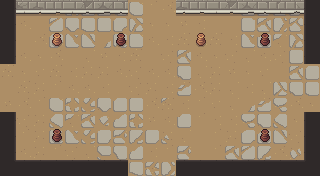

This is a level from a 2D game, rendered from its Tiled map with the project's own tilesets. A one-line summary and the complete map file follow:
An orthogonal 20x11 tile map with 16x16 px tiles, 6 tile layers (ground, dressing, decor, walls, ...), 3 tilesets and 12 objects (5x ENTRY, 5x ENEMY, 2x PROP).

<map version="1.10" tiledversion="1.10.2" orientation="orthogonal" renderorder="right-down" width="20" height="11" tilewidth="16" tileheight="16" infinite="0" nextlayerid="8" nextobjectid="13">
 <tileset firstgid="1" name="wall" tilewidth="16" tileheight="16" tilecount="176" columns="11">
  <image source="../../../gfx/tiles/crypt/walls_floor.png" width="176" height="256" />
 </tileset>
 <tileset firstgid="177" name="slabs" tilewidth="16" tileheight="16" tilecount="207" columns="9">
  <image source="../../../gfx/tiles/crypt/slabs.png" width="144" height="368" />
 </tileset>
 <tileset firstgid="384" name="objects" tilewidth="16" tileheight="16" tilecount="384" columns="24">
  <image source="../../../gfx/tiles/crypt/objects.png" width="384" height="256" />
 </tileset>
 <layer id="1" name="ground" width="20" height="11">
  <data encoding="csv">
152,161,160,372,366,331,375,330,330,161,151,156,161,152,156,361,354,356,347,377,
164,159,162,351,358,333,334,342,355,153,153,152,160,162,162,339,356,366,353,357,
152,162,151,342,375,350,381,349,336,159,160,163,159,163,160,375,331,372,355,377,
162,159,153,151,162,156,152,160,163,162,158,356,159,153,158,156,159,158,334,364,
163,153,164,163,160,157,157,159,158,159,159,346,156,157,152,153,164,162,356,345,
162,163,157,161,159,159,160,162,158,157,160,376,151,157,156,160,156,352,346,338,
152,151,161,330,383,363,358,340,334,151,364,160,161,164,156,381,376,378,151,153,
162,158,157,369,372,356,370,377,383,152,159,331,161,160,160,378,346,369,153,163,
161,161,157,375,375,363,337,354,380,332,373,156,162,161,157,347,344,350,158,161,
358,159,157,161,158,156,379,359,377,160,161,354,162,161,356,351,380,151,367,376,
156,164,164,156,156,160,377,359,335,382,371,153,156,330,156,347,377,375,342,378
</data>
 </layer>
 <layer id="2" name="dressing" width="20" height="11">
  <data encoding="csv">
0,0,0,0,0,0,0,0,0,0,0,0,0,0,0,0,0,0,0,0,
0,0,0,0,0,0,0,0,0,0,0,0,0,0,0,0,0,0,0,0,
0,0,0,0,0,0,0,0,0,0,0,0,0,0,0,0,0,0,0,0,
0,0,0,0,0,0,0,0,0,0,0,0,0,0,0,0,0,0,0,0,
0,0,0,0,0,0,0,0,0,0,0,0,0,0,0,0,0,0,0,0,
0,0,0,0,0,0,0,0,0,0,0,0,0,0,0,0,0,0,0,0,
0,0,0,0,0,0,0,0,0,0,0,0,0,0,0,0,0,0,0,0,
0,0,0,0,0,0,0,0,0,0,0,0,0,0,0,0,0,0,0,0,
0,0,0,0,0,0,0,0,0,0,0,0,0,0,0,0,0,0,0,0,
0,0,0,0,0,0,0,0,0,0,0,0,0,0,0,0,0,0,0,0,
0,0,0,0,0,0,0,0,0,0,0,0,0,0,0,0,0,0,0,0
</data>
 </layer>
 <layer id="3" name="decor" width="20" height="11">
  <data encoding="csv">
0,0,0,0,0,0,0,0,0,0,0,0,0,0,0,0,0,0,0,0,
0,0,0,0,0,0,0,0,0,0,0,0,0,0,0,0,0,0,0,0,
0,0,0,0,0,0,0,0,0,0,0,0,0,0,0,0,0,0,0,0,
0,0,0,0,0,0,0,0,0,0,0,0,0,0,0,0,0,0,0,0,
0,0,0,0,0,0,0,0,0,0,0,0,0,0,0,0,0,0,0,0,
0,0,0,0,0,0,0,0,0,0,0,0,0,0,0,0,0,0,0,0,
0,0,0,0,0,0,0,0,0,0,0,0,0,0,0,0,0,0,0,0,
0,0,0,0,0,0,0,0,0,0,0,0,0,0,0,0,0,0,0,0,
0,0,0,0,0,0,0,0,0,0,0,0,0,0,0,0,0,0,0,0,
0,0,0,0,0,0,0,0,0,0,0,0,0,0,0,0,0,0,0,0,
0,0,0,0,0,0,0,0,0,0,0,0,0,0,0,0,0,0,0,0
</data>
 </layer>
 <layer id="4" name="walls" width="20" height="11">
  <data encoding="csv">
123,196,197,198,199,200,201,202,0,0,0,197,198,199,200,201,202,203,195,125,
123,0,0,0,0,0,0,0,0,0,0,0,0,0,0,0,0,0,0,125,
123,0,0,0,0,0,0,0,0,0,0,0,0,0,0,0,0,0,0,125,
123,0,0,0,0,0,0,0,0,0,0,0,0,0,0,0,0,0,0,125,
0,0,0,0,0,0,0,0,0,0,0,0,0,0,0,0,0,0,0,0,
0,0,0,0,0,0,0,0,0,0,0,0,0,0,0,0,0,0,0,0,
0,0,0,0,0,0,0,0,0,0,0,0,0,0,0,0,0,0,0,0,
123,0,0,0,0,0,0,0,0,0,0,0,0,0,0,0,0,0,0,125,
123,0,0,0,0,0,0,0,0,0,0,0,0,0,0,0,0,0,0,125,
123,0,0,0,0,0,0,0,0,0,0,0,0,0,0,0,0,0,0,125,
134,135,135,135,135,135,135,135,0,0,0,135,135,135,135,135,135,135,135,136
</data>
 </layer>
 <layer id="5" name="props" width="20" height="11">
  <data encoding="csv">
0,0,0,0,0,0,0,0,0,0,0,0,0,0,0,0,0,0,0,0,
0,0,0,0,0,0,0,0,0,0,0,0,0,0,0,0,0,0,0,0,
0,0,0,472,0,0,0,448,0,0,0,0,472,0,0,0,448,0,0,0,
0,0,0,0,0,0,0,0,0,0,0,0,0,0,0,0,0,0,0,0,
0,0,0,0,0,0,0,0,0,0,0,0,0,0,0,0,0,0,0,0,
0,0,0,0,0,0,0,0,0,0,0,0,0,0,0,0,0,0,0,0,
0,0,0,0,0,0,0,0,0,0,0,0,0,0,0,0,0,0,0,0,
0,0,0,0,0,0,0,0,0,0,0,0,0,0,0,0,0,0,0,0,
0,0,0,448,0,0,0,0,0,0,0,0,0,0,0,0,448,0,0,0,
0,0,0,0,0,0,0,0,0,0,0,0,0,0,0,0,0,0,0,0,
0,0,0,0,0,0,0,0,0,0,0,0,0,0,0,0,0,0,0,0
</data>
 </layer>
 <layer id="6" name="overhead" width="20" height="11">
  <data encoding="csv">
0,0,0,0,0,0,0,0,0,0,0,0,0,0,0,0,0,0,0,0,
0,0,0,0,0,0,0,0,0,0,0,0,0,0,0,0,0,0,0,0,
0,0,0,0,0,0,0,0,0,0,0,0,0,0,0,0,0,0,0,0,
0,0,0,0,0,0,0,0,0,0,0,0,0,0,0,0,0,0,0,0,
0,0,0,0,0,0,0,0,0,0,0,0,0,0,0,0,0,0,0,0,
0,0,0,0,0,0,0,0,0,0,0,0,0,0,0,0,0,0,0,0,
0,0,0,0,0,0,0,0,0,0,0,0,0,0,0,0,0,0,0,0,
0,0,0,0,0,0,0,0,0,0,0,0,0,0,0,0,0,0,0,0,
0,0,0,0,0,0,0,0,0,0,0,0,0,0,0,0,0,0,0,0,
0,0,0,0,0,0,0,0,0,0,0,0,0,0,0,0,0,0,0,0,
0,0,0,0,0,0,0,0,0,0,0,0,0,0,0,0,0,0,0,0
</data>
 </layer>
 <objectgroup id="7" name="spawns">
  <object id="1" name="UP" type="ENTRY" x="152" y="24" />
  <object id="2" name="DOWN" type="ENTRY" x="152" y="152" />
  <object id="3" name="LEFT" type="ENTRY" x="24" y="88" />
  <object id="4" name="RIGHT" type="ENTRY" x="296" y="88" />
  <object id="5" name="" type="ENTRY" x="168" y="88" />
  <object id="6" name="" type="ENEMY" x="72" y="56" />
  <object id="7" name="" type="ENEMY" x="152" y="120" />
  <object id="8" name="" type="ENEMY" x="248" y="56" />
  <object id="9" name="" type="ENEMY" x="248" y="120" />
  <object id="10" name="" type="ENEMY" x="120" y="88" />
  <object id="11" name="torch" type="PROP" x="56" y="168" />
  <object id="12" name="torch" type="PROP" x="264" y="168" />
 </objectgroup>
</map>
